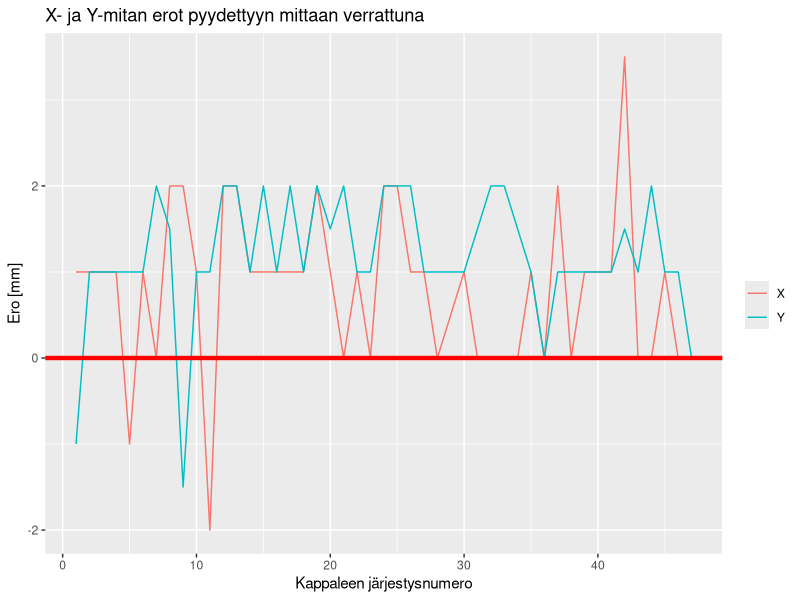
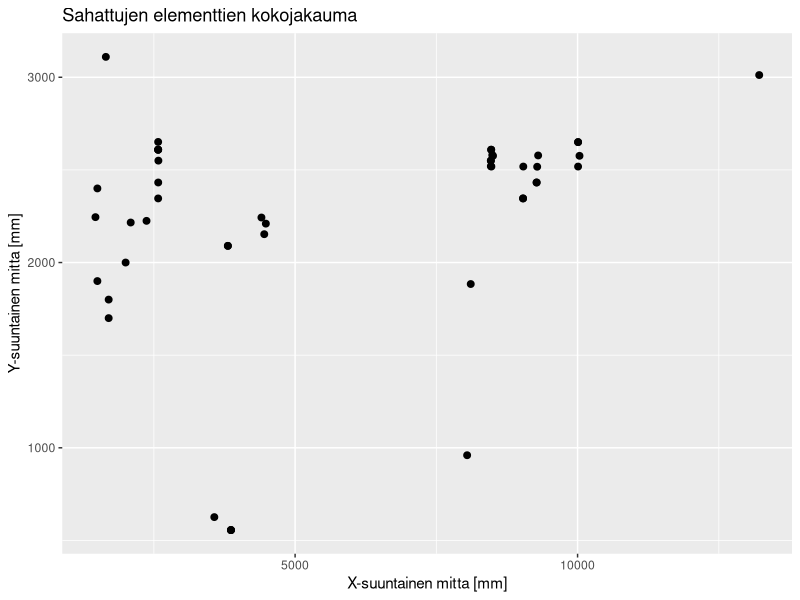
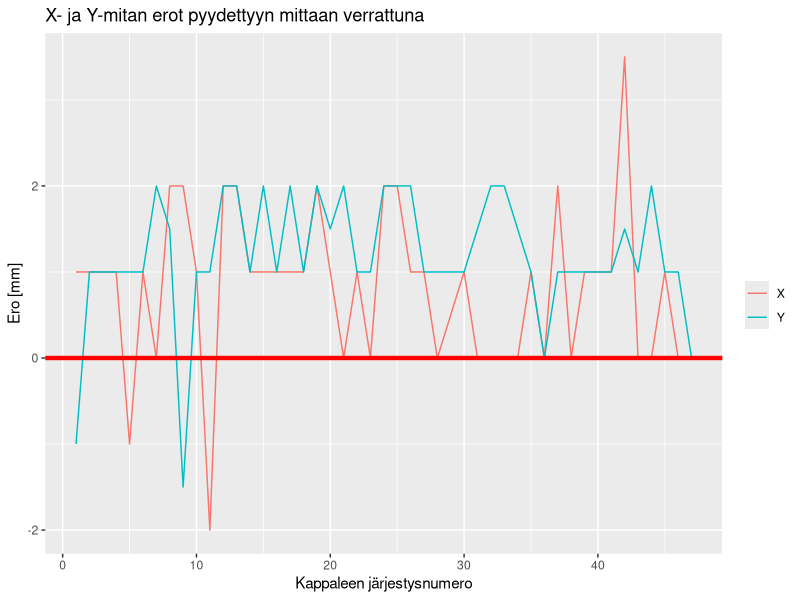
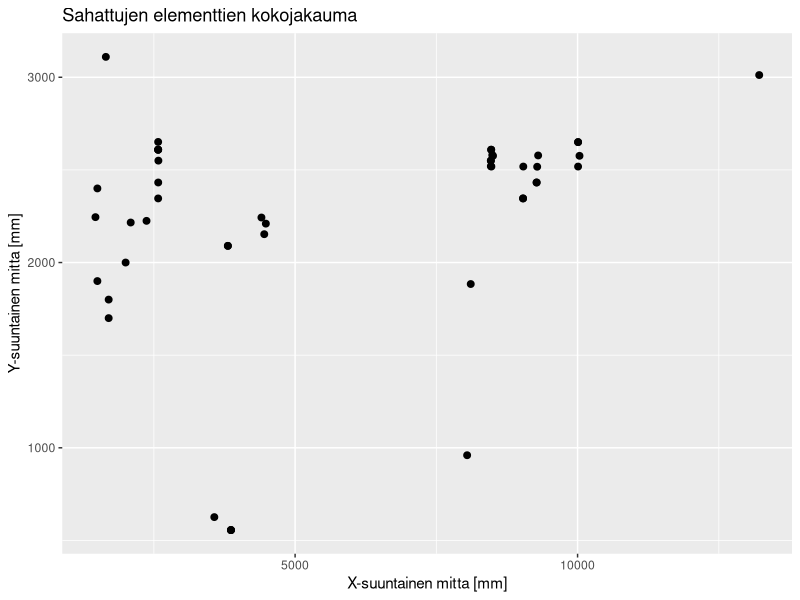

These figures' R source, in order:
library(readxl)
CNC_data <- read_excel("CNC_data.xlsx")

library(ggplot2)

b <- ggplot(CNC_data, aes(x=Nro)) +
  labs(title="X- ja Y-mitan erot pyydettyyn mittaan verrattuna", x="Kappaleen järjestysnumero", y="Ero [mm]") +
  geom_line(aes(y=`X_KA_ero`, colour="X")) +
  geom_line(aes(y=`Y_KA_ero`, colour="Y")) +
  geom_hline(yintercept = 0, colour = 'red', size = 1.5) +
  guides(color = guide_legend(title = ""))
  b
  ggsave("b.png")
  
c <- ggplot(CNC_data,aes(x=X, y=Y)) +
  labs(title="Sahattujen elementtien kokojakauma", x="X-suuntainen mitta [mm]", y="Y-suuntainen mitta [mm]") +
  geom_point(size = 2)
  c
  ggsave("c.png")